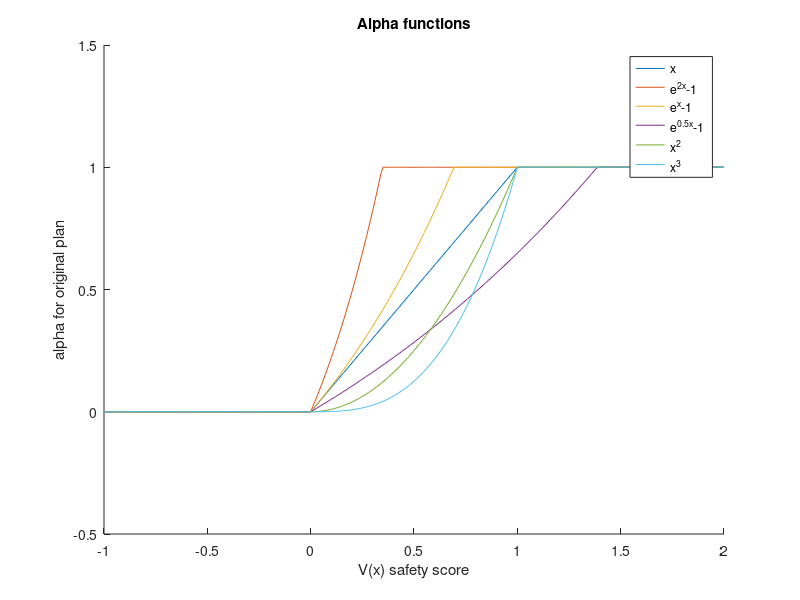

This figure's MATLAB source:
function plot_alpha_functions()
    figure(1); 
    clf; 
    hold on;
    x = -1:0.01:2;
    f1 = @(x) x;
    f2 = @(x) (exp(2*x) - 1); 
    f3 = @(x) exp(x) - 1; 
    f4 = @(x) (exp(0.5*x) - 1); 
    f5 = @(x) x .^ 2;
    f6 = @(x) x .^ 3; 
    c1 = @(x) min(max(f1(x), 0), 1); 
    c2 = @(x) min(max(f2(x), 0), 1); 
    c3 = @(x) min(max(f3(x), 0), 1); 
    c4 = @(x) min(max(f4(x), 0), 1); 
    c5 = @(x) min(max(f5(x) .* (x >= 0), 0), 1); 
    c6 = @(x) min(max(f6(x), 0), 1); 
    
    plot(x, c1(x), x, c2(x), x, c3(x), x, c4(x), x, c5(x), x, c6(x)); 
    ylim([-0.5, 1.5]); 
    xlim([-1, 2]); 
    xlabel('V(x) safety score'); 
    ylabel('alpha for original plan');
    title('Alpha functions'); 
    repo = what("arbitration"); 
    legend('x', 'e^{2x}-1', 'e^x-1', 'e^{0.5x}-1', 'x^2', 'x^3'); 
    savefig(strcat(repo.path, '/data/alpha_functions.fig')); 
end 
